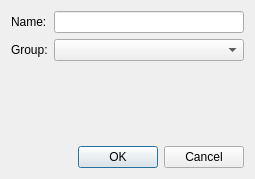
<?xml version="1.0" encoding="UTF-8"?>
<ui version="4.0">
 <class>GraphiteSaveDialogUI</class>
 <widget class="QDialog" name="GraphiteSaveDialogUI">
  <property name="geometry">
   <rect>
    <x>0</x>
    <y>0</y>
    <width>255</width>
    <height>179</height>
   </rect>
  </property>
  <property name="windowTitle">
   <string>Save Graph</string>
  </property>
  <layout class="QVBoxLayout" name="verticalLayout">
   <item>
    <layout class="QGridLayout" name="gridLayout">
     <item row="0" column="0">
      <widget class="QLabel" name="label">
       <property name="text">
        <string>Name:</string>
       </property>
      </widget>
     </item>
     <item row="0" column="1">
      <widget class="QLineEdit" name="mNameEdit"/>
     </item>
     <item row="1" column="0">
      <widget class="QLabel" name="label_2">
       <property name="text">
        <string>Group:</string>
       </property>
      </widget>
     </item>
     <item row="1" column="1">
      <widget class="QComboBox" name="mGroupCombo"/>
     </item>
    </layout>
   </item>
   <item>
    <spacer name="verticalSpacer">
     <property name="orientation">
      <enum>Qt::Vertical</enum>
     </property>
     <property name="sizeHint" stdset="0">
      <size>
       <width>20</width>
       <height>68</height>
      </size>
     </property>
    </spacer>
   </item>
   <item>
    <widget class="QDialogButtonBox" name="buttonBox">
     <property name="orientation">
      <enum>Qt::Horizontal</enum>
     </property>
     <property name="standardButtons">
      <set>QDialogButtonBox::Cancel|QDialogButtonBox::Ok</set>
     </property>
    </widget>
   </item>
  </layout>
 </widget>
 <resources/>
 <connections>
  <connection>
   <sender>buttonBox</sender>
   <signal>accepted()</signal>
   <receiver>GraphiteSaveDialogUI</receiver>
   <slot>accept()</slot>
   <hints>
    <hint type="sourcelabel">
     <x>248</x>
     <y>254</y>
    </hint>
    <hint type="destinationlabel">
     <x>157</x>
     <y>274</y>
    </hint>
   </hints>
  </connection>
  <connection>
   <sender>buttonBox</sender>
   <signal>rejected()</signal>
   <receiver>GraphiteSaveDialogUI</receiver>
   <slot>reject()</slot>
   <hints>
    <hint type="sourcelabel">
     <x>316</x>
     <y>260</y>
    </hint>
    <hint type="destinationlabel">
     <x>286</x>
     <y>274</y>
    </hint>
   </hints>
  </connection>
 </connections>
</ui>
